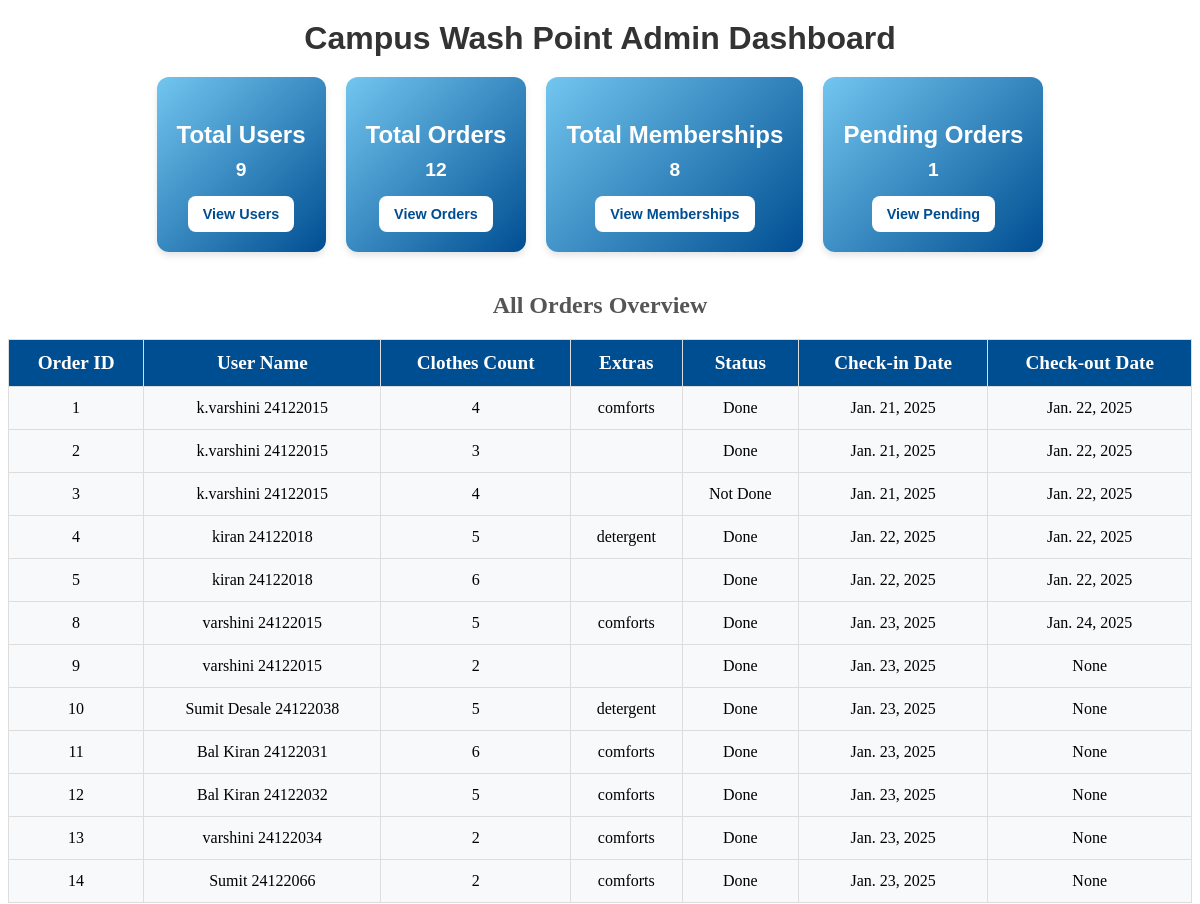
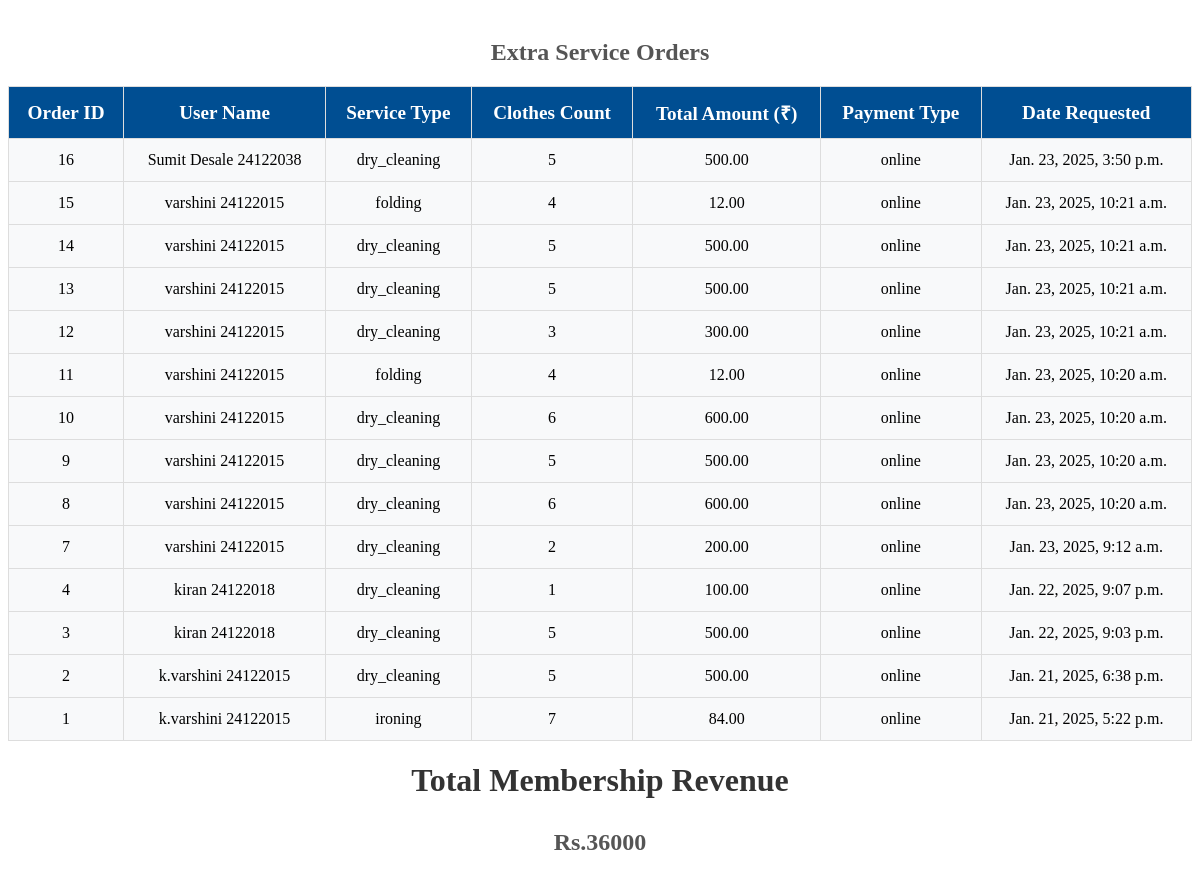
/admin-dash, run on an earlier commit of the app's database (2 pictures, top to bottom).
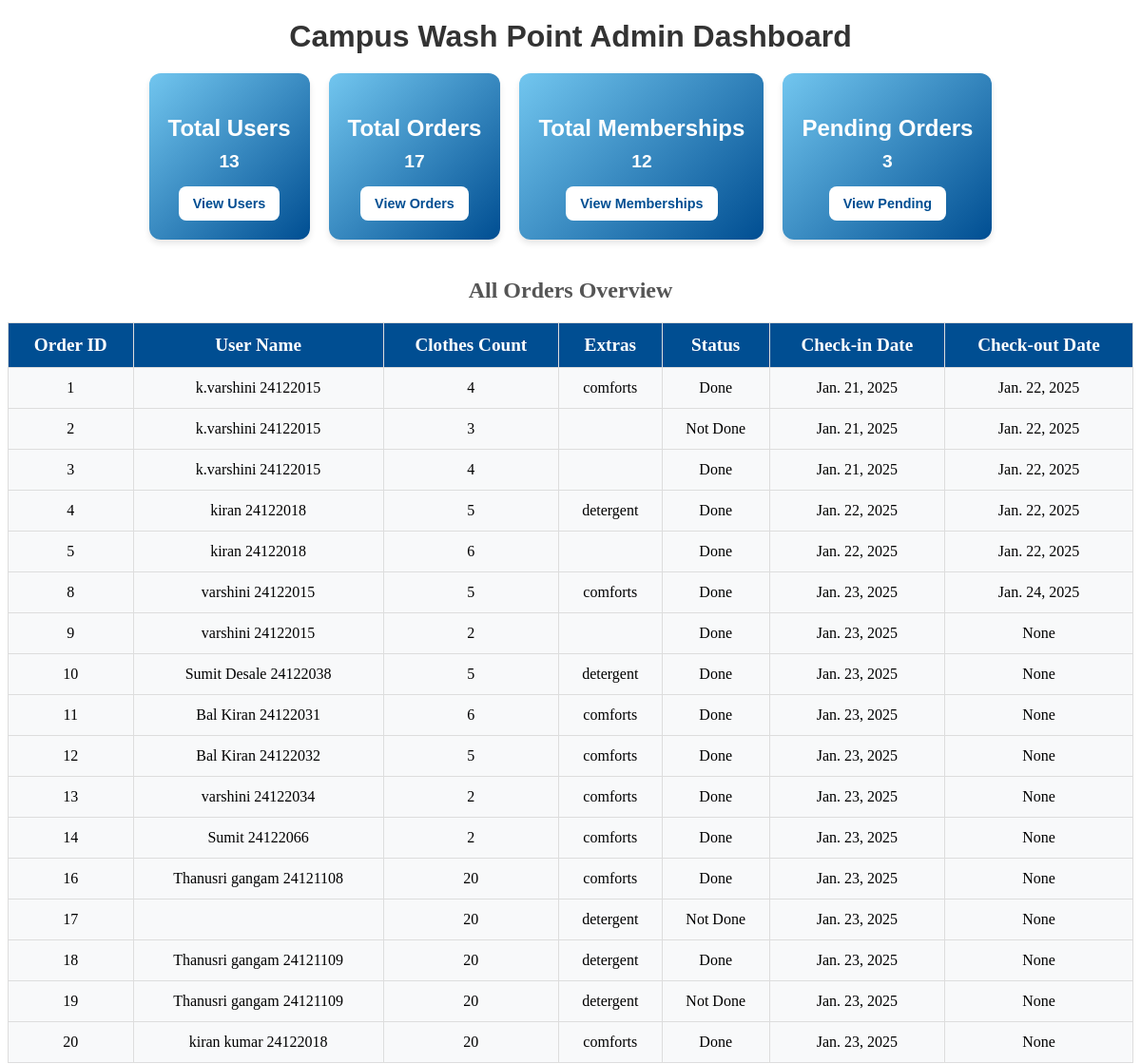
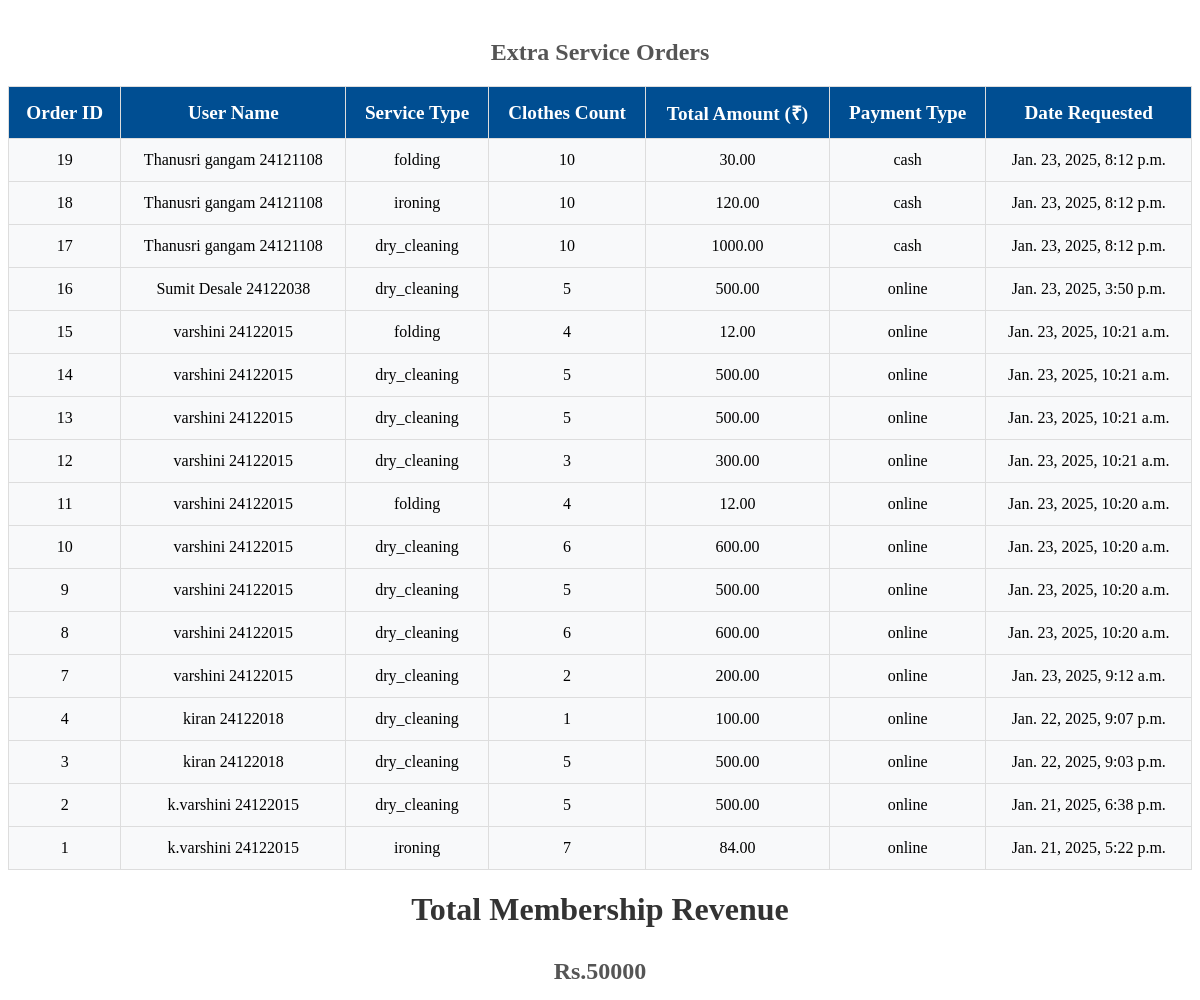
And on a later commit of the database (2 pictures, top to bottom).
### campuswashapp/models.py (models this page shows, shortened)
class LaundryOrders(models.Model):
    STATUS_CHOICES = [
        ('Not Done', 'Not Done'),
        ('Done', 'Done'),
    ]
    laundry_id = models.AutoField(primary_key=True)
    user = models.ForeignKey(User, on_delete=models.CASCADE)
    membership = models.ForeignKey(laundry_Membership, on_delete=models.CASCADE)  # Assuming Membership model is defined
    clothes_count = models.PositiveIntegerField()
    extra_item = models.TextField(blank=True, null=True)  # For additional items like blankets, etc.
    check_in_date = models.DateField(auto_now_add=True)
    check_in_time = models.TimeField(auto_now_add=True)
    check_out_date = models.DateField(null=True, blank=True)  # Default null, updated by admin
    status = models.CharField(
        max_length=10,
        choices=STATUS_CHOICES,
        default='Not Done',  # Default value for new orders
    )

class ExtraService(models.Model):
    EXTRA_SERVICE_CHOICES = [
        ('dry_cleaning', 'Dry Cleaning'),
        ('ironing', 'Ironing'),
        ('folding', 'Folding'),
    ]
    PAYMENT_TYPE_CHOICES = [
        ('online', 'Online'),
        ('card', 'Card'),
        ('cash', 'Cash'),
    ]
    user = models.ForeignKey(User, on_delete=models.CASCADE, related_name='extra_services')
    extraService = models.CharField(max_length=20, choices=EXTRA_SERVICE_CHOICES)
    clothesCount = models.PositiveIntegerField()
    totalAmount = models.DecimalField(max_digits=10, decimal_places=2)
    paymentType = models.CharField(max_length=10, choices=PAYMENT_TYPE_CHOICES)
    date_requested = models.DateTimeField(auto_now_add=True)
    from django.db import models

### campuswashapp/views.py (the view)
# urls.py: path('admin-dash',admin_dash, name='admin_dash'),  # User profile page
def admin_dash(request):
    total_users = User.objects.count()
    total_orders = LaundryOrders.objects.count()
    pending_orders = LaundryOrders.objects.filter(status='Not Done').count()
    total_memberships = laundry_Membership.objects.count()
    six_month_memberships = laundry_Membership.objects.filter(membership_type='6 months').count()
    twelve_month_memberships = laundry_Membership.objects.filter(membership_type='12 months').count()
    membership_revenue = (
        laundry_Payments.objects
        .filter(payment_for='membership')
        .aggregate(total=Sum('amount'))['total'] or 0
    )
    orders = LaundryOrders.objects.all()
    extra_services = ExtraService.objects.all().order_by('-date_requested')
    context = {
        'total_users': total_users,
        'total_orders': total_orders,
        'pending_orders': pending_orders,
        'total_memberships': total_memberships,
        'six_month_memberships': six_month_memberships,
        'twelve_month_memberships': twelve_month_memberships,
        'orders': orders,  # Adding orders to the context
        'membership_revenue': membership_revenue,
        'extra_services': extra_services,  # Including extra services in the context
    }
    return render(request, 'admin/index.html', context)

### templates/admin/index.html (shortened to what this page needs)
{% block content %}
<div class="dashboard">
    <h1>Campus Wash Point Admin Dashboard</h1>
    <div class="stats">
        <div class="stat">
            <h3>Total Users</h3>
            <p>{{ total_users }}</p>
            <button onclick="location.href='/admin/auth/user/'">View Users</button>
        </div>
        <div class="stat">
            <h3>Total Orders</h3>
            <p>{{ total_orders }}</p>
            <button onclick="location.href='/admin/campuswashapp/laundryorders/'">View Orders</button>
        </div>
        <div class="stat">
            <h3>Total Memberships</h3>
            <p>{{ total_memberships }}</p>
            <button onclick="location.href='/admin/campuswashapp/laundry_membership/'">View Memberships</button>
        </div>
        <div class="stat">
            <h3>Pending Orders</h3>
            <p>{{ pending_orders }}</p>
            <button onclick="location.href='/admin/campuswashapp/laundryorders/?status=Not+Done'">View Pending</button>
        </div>
    </div>
</div>
<div class="orders-table">
    <h2>All Orders Overview</h2>
    <table>
        <thead>
            <tr>
                <th>Order ID</th>
                <th>User Name</th>
                <th>Clothes Count</th>
                <th>Extras</th>
                <th>Status</th>
                <th>Check-in Date</th>
                <th>Check-out Date</th>
            </tr>
        </thead>
        <tbody>
            {% for order in orders %}
            <tr>
                <td>{{ order.laundry_id }}</td>
                <td>{{ order.user.first_name }} {{ order.user.last_name }}</td>
                <td>{{ order.clothes_count }}</td>
                <td>{{ order.extra_item }}</td>
                <td>{{ order.status }}</td>
                <td>{{ order.check_in_date }}</td>
                <td>{{ order.check_out_date }}</td>
            </tr>
            {% empty %}
            <tr>
                <td colspan="7">No orders available</td>
            </tr>
            {% endfor %}
        </tbody>
    </table>
</div>
 <div class="extra-services-table mb-5">
    <h2 class="mb-3">Extra Service Orders</h2>
    <table class="table table-bordered table-striped">
        <thead class="table-dark">
            <tr>
                <th>Order ID</th>
                <th>User Name</th>
                <th>Service Type</th>
                <th>Clothes Count</th>
                <th>Total Amount (₹)</th>
                <th>Payment Type</th>
                <th>Date Requested</th>
            </tr>
        </thead>
        <tbody>
            {% for service in extra_services %}
            <tr>
                <td>{{ service.id }}</td>
                <td>{{ service.user.first_name }} {{ service.user.last_name }}</td>
                <td>{{ service.extraService }}</td>
                <td>{{ service.clothesCount }}</td>
                <td>{{ service.totalAmount }}</td>
                <td>{{ service.paymentType }}</td>
                <td>{{ service.date_requested }}</td>
            </tr>
            {% empty %}
            <tr>
                <td colspan="7" class="text-center">No extra service orders available</td>
            </tr>
            {% endfor %}
        </tbody>
    </table>
</div>
</body>
</html>
<div class="col-md-6">
    <div class="card text-center shadow-sm border-0">
        <div class="card-body">
            <h1 class="card-title text-info" style="text-align:center">Total Membership Revenue</h1>
            <h2 class="fw-bold">Rs.{{ membership_revenue }}</h2>
        </div>
    </div>
</div>
{% endblock content %}

What changed in the data, as far as the page shows it:
changed LaundryOrders id 2: status "Done" → "Not Done"
changed LaundryOrders id 3: status "Not Done" → "Done"
added LaundryOrders: laundry_id "16", user.first_name "Thanusri gangam", user.last_name "24121108", clothes_count "20", extra_item "comforts", status "Done", check_in_date "Jan. 23, 2025", check_out_date "None"
added LaundryOrders: laundry_id "17", clothes_count "20", extra_item "detergent", status "Not Done", check_in_date "Jan. 23, 2025", check_out_date "None"
added LaundryOrders: laundry_id "18", user.first_name "Thanusri gangam", user.last_name "24121109", clothes_count "20", extra_item "detergent", status "Done", check_in_date "Jan. 23, 2025", check_out_date "None"
added LaundryOrders: laundry_id "19", user.first_name "Thanusri gangam", user.last_name "24121109", clothes_count "20", extra_item "detergent", status "Not Done", check_in_date "Jan. 23, 2025", check_out_date "None"
added LaundryOrders: laundry_id "20", user.first_name "kiran kumar", user.last_name "24122018", clothes_count "20", extra_item "comforts", status "Done", check_in_date "Jan. 23, 2025", check_out_date "None"
added ExtraService: id "19", user.first_name "Thanusri gangam", user.last_name "24121108", extraService "folding", clothesCount "10", totalAmount "30.00", paymentType "cash", date_requested "Jan. 23, 2025, 8:12 p.m."
added ExtraService: id "18", user.first_name "Thanusri gangam", user.last_name "24121108", extraService "ironing", clothesCount "10", totalAmount "120.00", paymentType "cash", date_requested "Jan. 23, 2025, 8:12 p.m."
added ExtraService: id "17", user.first_name "Thanusri gangam", user.last_name "24121108", extraService "dry_cleaning", clothesCount "10", totalAmount "1000.00", paymentType "cash", date_requested "Jan. 23, 2025, 8:12 p.m."
Also different on the page:
{{ total_users }}: "9" → "13"
{{ total_orders }}: "12" → "17"
{{ total_memberships }}: "8" → "12"
{{ pending_orders }}: "1" → "3"
{{ membership_revenue }}: "36000" → "50000"
